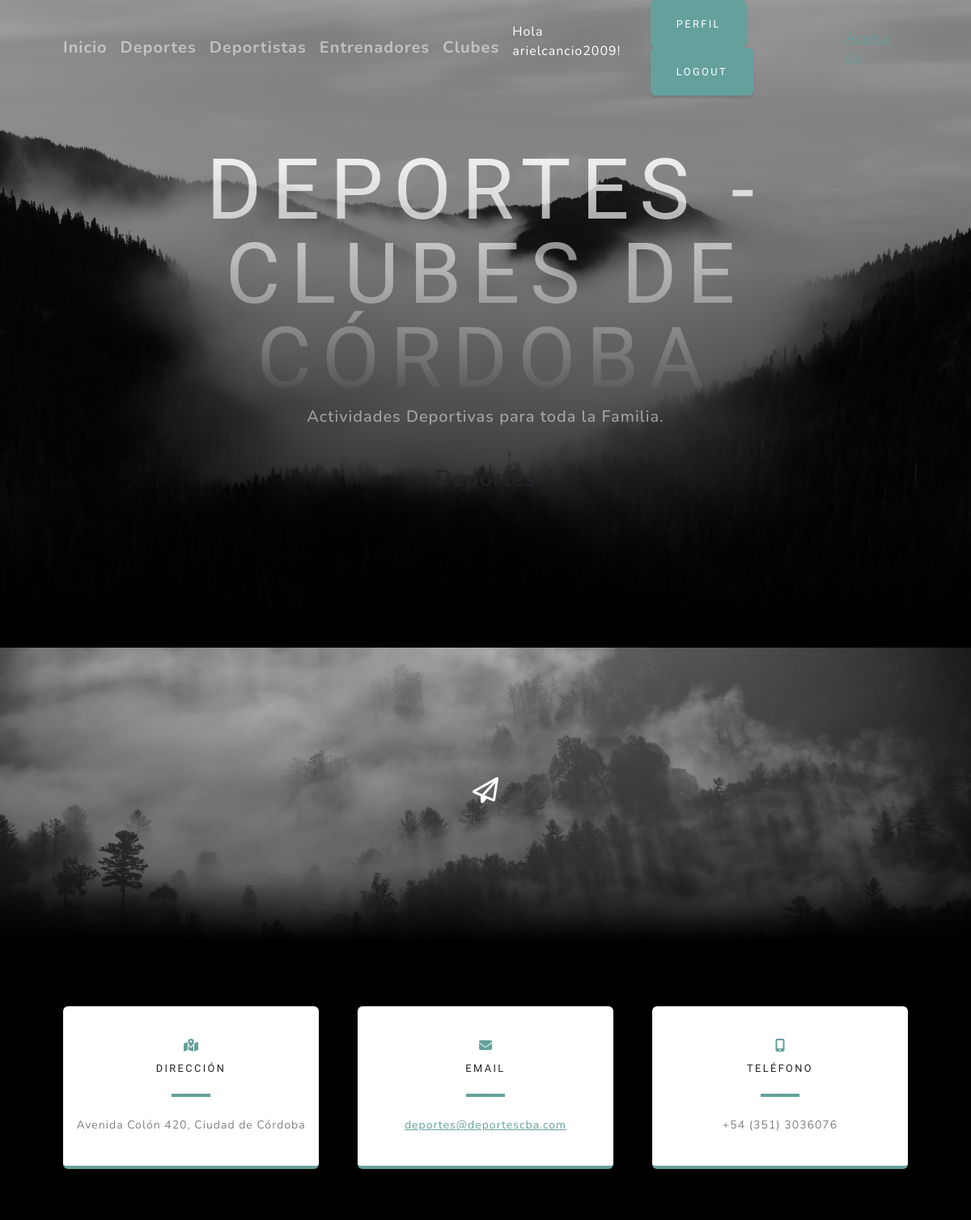
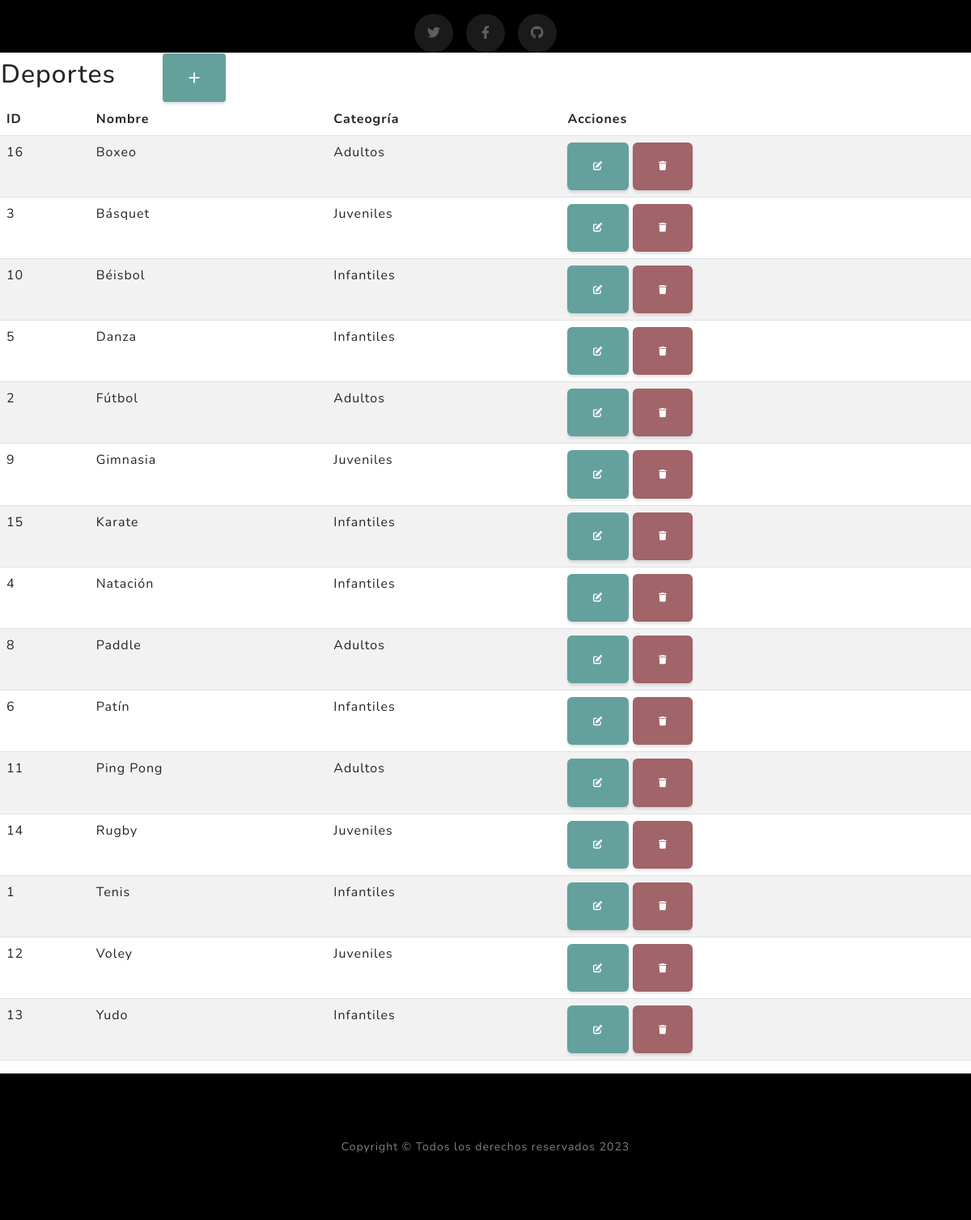
The app's page /deportes/ (signed in) with its own data (2 pictures, top to bottom).
### aplicacion/models.py (models this page shows, shortened)
class Deporte(models.Model):
    nombre = models.CharField(max_length=50, blank=False)
    categoría = models.CharField(max_length=50, blank=False)
    class Meta:
        ordering = ['nombre']

### aplicacion/views.py (the view)
# urls.py: path('deportes/', DeporteList.as_view(), name="deportes" ),
class DeporteList(LoginRequiredMixin, ListView):
    model = Deporte

### aplicacion/templates/aplicacion/deporte_list.html
{% extends 'aplicacion/base.html' %}
{% load static %}
{% block titulo %}
    Deportes
{% endblock titulo %}
{% block contenido %}
<table>
    <tr>
        <td width="200"><h2>Deportes</h2></td>
        <td>
            <a
            href="{% url 'create_deporte' %}"
            class="btn btn-primary btn-sm"
            ><i class="fa fa-plus fa-lg" title="New Record"> </i>
            </a>
        </td>
    </tr>
</table>
<table class="table table-striped">
    <thead>
        <tr>
            <th>ID</th>
            <th>Nombre</th>
            <th>Cateogría</th>
            <th>Acciones</th>
        </tr>
    </thead>
    <tbody>
    {% for deporte in deporte_list %}
    <tr>
        <td>{{ deporte.id }}</td>
        <td>{{ deporte.nombre }}</td>
        <td>{{ deporte.categoría }}</td>
        <td>
            <a
              href="{% url 'update_deporte' deporte.id %}"
              class="btn btn-primary"
              style="--bs-btn-padding-y: .25rem; --bs-btn-padding-x: .5rem; --bs-btn-font-size: .75rem;"
              ><i class="fa fa-edit fa-sm" title="Edit Record"></i>
            </a>
            <a
              href="{% url 'delete_deporte' deporte.id %}"
              class="btn btn-danger"
              style="--bs-btn-padding-y: .25rem; --bs-btn-padding-x: .5rem; --bs-btn-font-size: .75rem;"
              ><i class="fa fa-trash fa-sm" title="Delete Record"></i>
            </a>
          </td>
    </tr>
    {% endfor %}
    </tbody>
</table>
{% endblock contenido %}

### aplicacion/templates/aplicacion/base.html (shortened to what this page needs)
<!DOCTYPE html>
<html lang="en">
    <head>
        {% load static %}
        <link href="{% static 'aplicacion/css/styles.css' %}" rel="stylesheet" />
        <link rel="stylesheet" href="https://cdnjs.cloudflare.com/ajax/libs/font-awesome/6.4.0/css/all.min.css">
    </head>
    <body id="page-top">
        <nav class="navbar navbar-expand-lg navbar-light fixed-top" id="mainNav">
            <div class="container px-4 px-lg-5">
                <a class="navbar-brand" href="#page-top">Inicio</a>
                {% if user.is_authenticated %}
                    <a class="navbar-brand" href="{% url 'deportes' %}">Deportes</a>
                    <a class="navbar-brand" href="{% url 'deportistas' %}">Deportistas</a>
                    <a class="navbar-brand" href="{% url 'entrenadores' %}">Entrenadores</a>
                    <a class="navbar-brand" href="{% url 'clubes' %}">Clubes</a>
                    <div class="collapse navbar-collapse" id="navbarResponsive">
                    <p style="color:white">Hola {{user.username}}!</p>
                    <div class="text-right">
                    <a class="btn btn-primary" href="{% url 'editar_perfil' %}">Perfil</a>
                    <a class="btn btn-primary" href="{% url 'logout' %}">Logout</a>
                    </div>
                    <a href="{% url 'acerca_de' %}">Acerca de</a>
                {% else %}
                    <a class="btn btn-success" href="{% url 'registro' %}">Registro</a>
                    <a class="btn btn-primary" href="{% url 'login' %}">Login</a>
                {% endif %}
            </div>
        </nav>
        <header class="masthead">
            <div class="container px-4 px-lg-5 d-flex h-100 align-items-center justify-content-center">
                <div class="d-flex justify-content-center">
                    <div class="text-center">
                        <h1 class="mx-auto my-0 text-uppercase">Deportes - Clubes de Córdoba</h1>
                        <h2 class="text-white-50 mx-auto mt-2 mb-5">Actividades Deportivas para toda la Familia.</h2>
                        <h3>
                        {% block titulo %}
                        {% endblock titulo %}
                        </h3>
                    </div>
                </div>
            </div>
        </header>
        <section class="signup-section" id="signup">
            <div class="container px-4 px-lg-5">
                <div class="row gx-4 gx-lg-5">
                    <div class="col-md-10 col-lg-8 mx-auto text-center">
                        <i class="far fa-paper-plane fa-2x mb-2 text-white"></i>
                    </div>
                </div>
            </div>
        </section>
        <section class="contact-section bg-black">
            <div class="container px-4 px-lg-5">
                <div class="row gx-4 gx-lg-5">
                    <div class="col-md-4 mb-3 mb-md-0">
                        <div class="card py-4 h-100">
                            <div class="card-body text-center">
                                <i class="fas fa-map-marked-alt text-primary mb-2"></i>
                                <h4 class="text-uppercase m-0">Dirección</h4>
                                <hr class="my-4 mx-auto" />
                                <div class="small text-black-50">Avenida Colón 420, Ciudad de Córdoba</div>
                            </div>
                        </div>
                    </div>
                    <div class="col-md-4 mb-3 mb-md-0">
                        <div class="card py-4 h-100">
                            <div class="card-body text-center">
                                <i class="fas fa-envelope text-primary mb-2"></i>
                                <h4 class="text-uppercase m-0">Email</h4>
                                <hr class="my-4 mx-auto" />
                                <div class="small text-black-50"><a href="#!">deportes@deportescba.com</a></div>
                            </div>
                        </div>
                    </div>
                    <div class="col-md-4 mb-3 mb-md-0">
                        <div class="card py-4 h-100">
                            <div class="card-body text-center">
                                <i class="fas fa-mobile-alt text-primary mb-2"></i>
                                <h4 class="text-uppercase m-0">Teléfono</h4>
                                <hr class="my-4 mx-auto" />
                                <div class="small text-black-50">+54 (351) 3036076</div>
                            </div>
                        </div>
                    </div>
                </div>
                <div class="social d-flex justify-content-center">
                    <a class="mx-2" href="#!"><i class="fab fa-twitter"></i></a>
                    <a class="mx-2" href="#!"><i class="fab fa-facebook-f"></i></a>
                    <a class="mx-2" href="#!"><i class="fab fa-github"></i></a>
                </div>
            </div>
        </section>
        {% block contenido %}
        {% endblock contenido %}
        <footer class="footer bg-black small text-center text-white-50"><div class="container px-4 px-lg-5">Copyright &copy; Todos los derechos reservados 2023</div></footer>
    </body>
</html>

### records on screen
Deporte: id "16", nombre "Boxeo", categoría "Adultos"
Deporte: id "3", nombre "Básquet", categoría "Juveniles"
Deporte: id "10", nombre "Béisbol", categoría "Infantiles"
Deporte: id "5", nombre "Danza", categoría "Infantiles"
Deporte: id "2", nombre "Fútbol", categoría "Adultos"
Deporte: id "9", nombre "Gimnasia", categoría "Juveniles"
Deporte: id "15", nombre "Karate", categoría "Infantiles"
Deporte: id "4", nombre "Natación", categoría "Infantiles"
Deporte: id "8", nombre "Paddle", categoría "Adultos"
Deporte: id "6", nombre "Patín", categoría "Infantiles"
Deporte: id "11", nombre "Ping Pong", categoría "Adultos"
Deporte: id "14", nombre "Rugby", categoría "Juveniles"
Deporte: id "1", nombre "Tenis", categoría "Infantiles"
Deporte: id "12", nombre "Voley", categoría "Juveniles"
Deporte: id "13", nombre "Yudo", categoría "Infantiles"

### other values on screen
{{ user.username }} "arielcancio2009"
